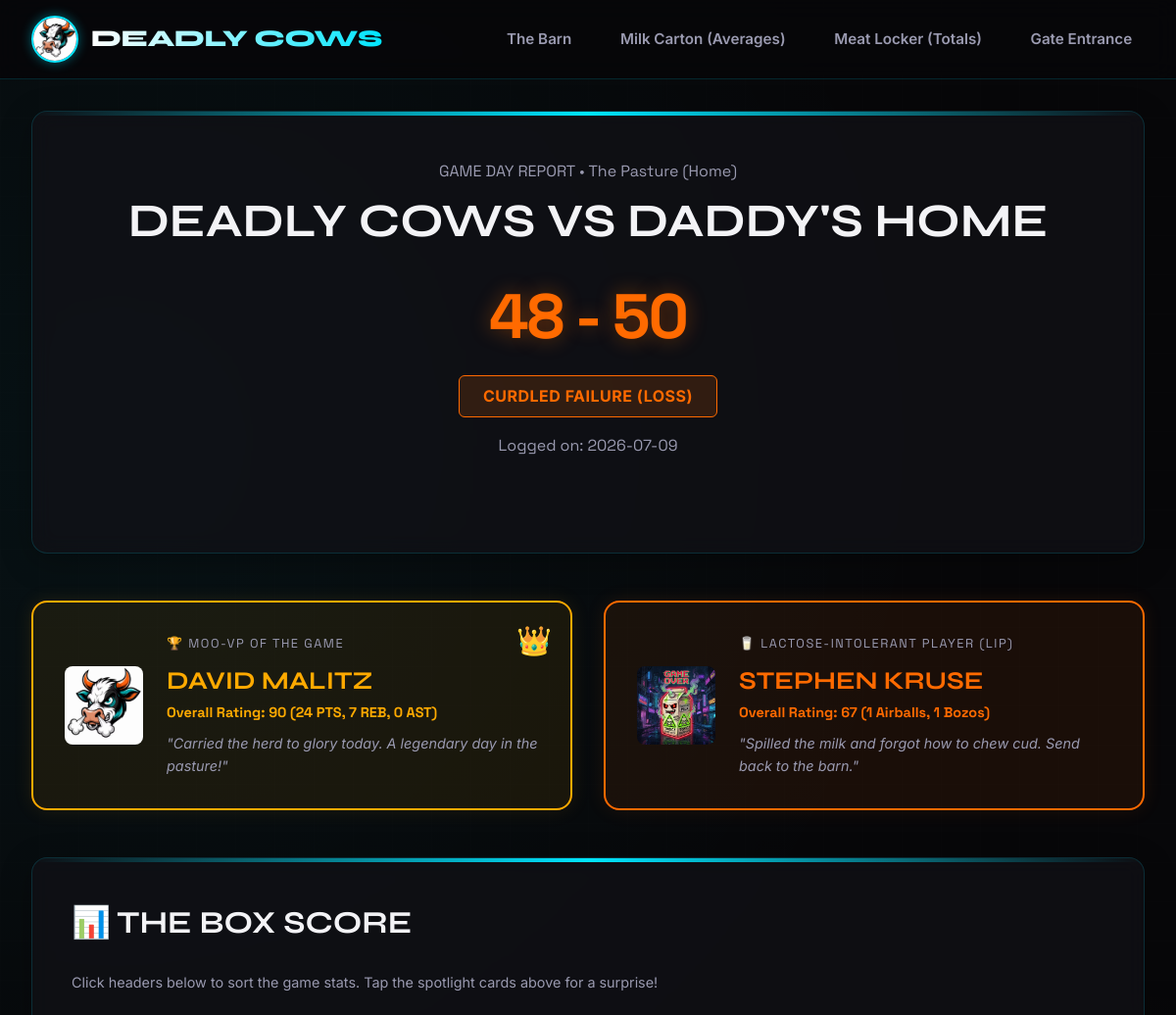
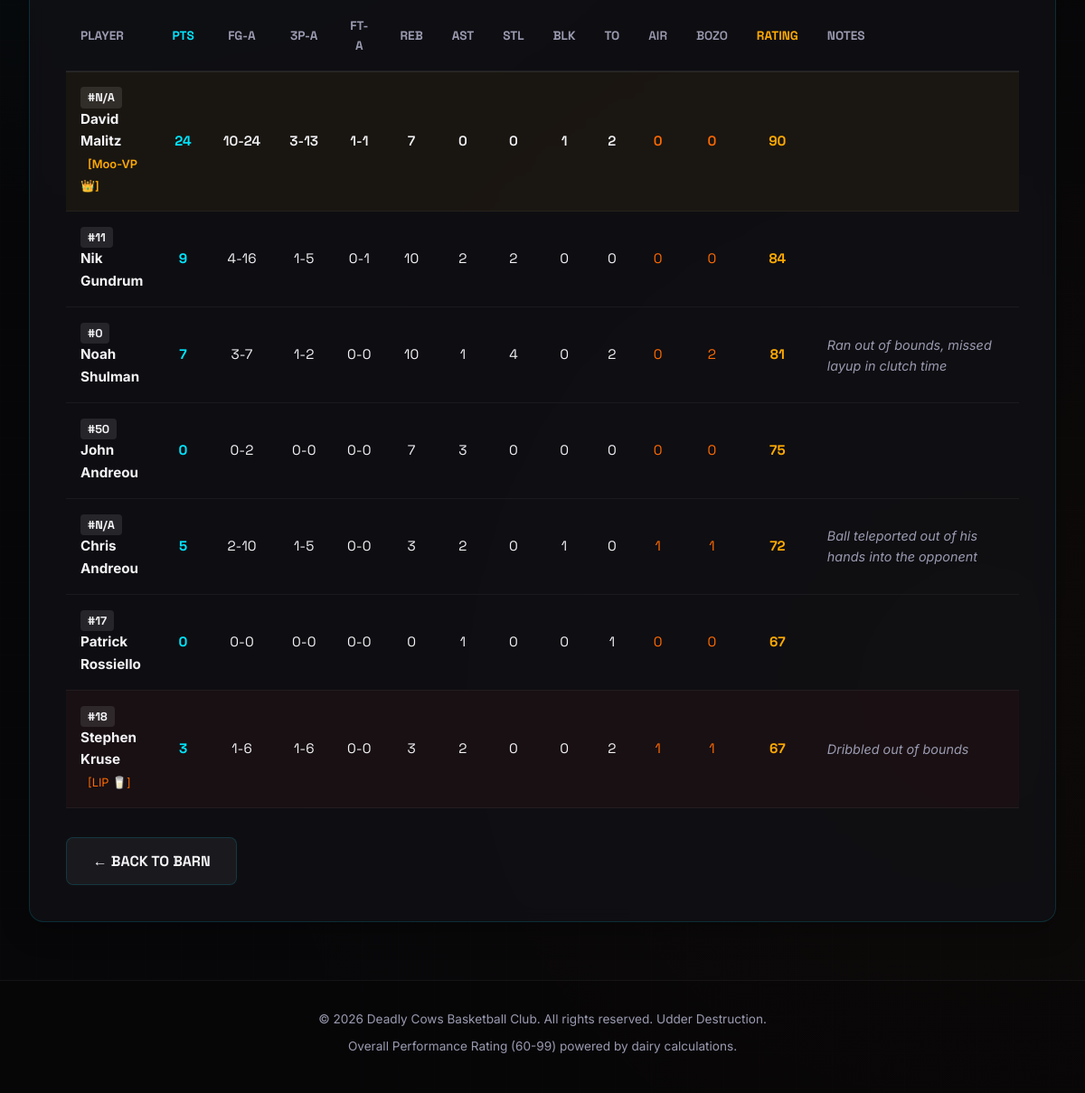
The page /game/2 on the database its author committed (2 pictures, top to bottom).
### tables this page shows
CREATE TABLE games (
    id INTEGER PRIMARY KEY AUTOINCREMENT,
    opponent TEXT NOT NULL,
    date TEXT NOT NULL,
    cows_score INTEGER NOT NULL,
    opponent_score INTEGER NOT NULL,
    outcome TEXT NOT NULL, -- 'W' or 'L'
    location TEXT NOT NULL DEFAULT 'The Pasture (Home)'
);

CREATE TABLE players (
    id INTEGER PRIMARY KEY AUTOINCREMENT,
    name TEXT NOT NULL,
    jersey_number TEXT NOT NULL,
    nickname TEXT NOT NULL
);

CREATE TABLE stats (
    id INTEGER PRIMARY KEY AUTOINCREMENT,
    player_id INTEGER NOT NULL,
    game_id INTEGER NOT NULL,
    points INTEGER NOT NULL DEFAULT 0,
    rebounds INTEGER NOT NULL DEFAULT 0,
    assists INTEGER NOT NULL DEFAULT 0,
    steals INTEGER NOT NULL DEFAULT 0,
    blocks INTEGER NOT NULL DEFAULT 0,
    turnovers INTEGER NOT NULL DEFAULT 0,
    airballs INTEGER NOT NULL DEFAULT 0,
    bozo_moments INTEGER NOT NULL DEFAULT 0,
    fg INTEGER NOT NULL DEFAULT 0,
    fga INTEGER NOT NULL DEFAULT 0,
    ft INTEGER NOT NULL DEFAULT 0,
    fta INTEGER NOT NULL DEFAULT 0,
    three_pt INTEGER NOT NULL DEFAULT 0,
    three_pta INTEGER NOT NULL DEFAULT 0,
    rating INTEGER NOT NULL DEFAULT 60, -- Overall Performance Rating (60-99)
    notes TEXT NOT NULL DEFAULT '', -- Game notes for the player
    FOREIGN KEY(player_id) REFERENCES players(id) ON DELETE CASCADE,
    FOREIGN KEY(game_id) REFERENCES games(id) ON DELETE CASCADE,
    UNIQUE(player_id, game_id)
);

### app.py (the view)
@app.route('/game/<int:game_id>')
def game_detail(game_id):
    game = database.get_game(game_id)
    if not game:
        flash("That game went out to pasture. (Not found)", "danger")
        return redirect(url_for('index'))
    stats, moo_vp, lip = database.get_game_stats(game_id)
    return render_template(
        'game.html',
        game=game,
        stats=stats,
        moo_vp=moo_vp,
        lip=lip
    )

### app.py (called while the page is built)
def is_admin():
    return session.get('logged_in') == True

@app.context_processor
def inject_globals():
    return dict(is_admin=is_admin)

### database.py (called while the page is built)
def get_db_connection():
    conn = sqlite3.connect(DB_PATH)
    conn.execute("PRAGMA foreign_keys = ON;")
    conn.row_factory = sqlite3.Row
    return conn

def get_game(game_id):
    conn = get_db_connection()
    game = conn.execute('SELECT * FROM games WHERE id = ?', (game_id,)).fetchone()
    conn.close()
    return game

def get_game_stats(game_id):
    conn = get_db_connection()
    stats = conn.execute('''
        SELECT s.*, p.name, p.jersey_number, p.nickname
        FROM stats s
        JOIN players p ON s.player_id = p.id
        WHERE s.game_id = ?
    ''', (game_id,)).fetchall()
    conn.close()
    stats_list = []
    for s in stats:
        stats_list.append(dict(s))
    if not stats_list:
        return [], None, None
    stats_list = sorted(stats_list, key=lambda x: (x['rating'], -x['turnovers'] - x['airballs'] - x['bozo_moments']), reverse=True)
    moo_vp = stats_list[0]
    sorted_lip = sorted(stats_list, key=lambda x: (x['rating'], -x['turnovers'] - x['airballs'] - x['bozo_moments']))
    lip = sorted_lip[0]
    return stats_list, moo_vp, lip

### templates/game.html (shortened to what this page needs)
{% extends 'layout.html' %}
{% block content %}
<section class="glass-panel" style="padding: 3rem 2rem; margin-bottom: 3rem;">
    <div class="game-header-banner">
        <div class="game-header-meta">GAME DAY REPORT &bull; {{ game.location }}</div>
        <h1 class="game-header-opponent">Deadly Cows vs {{ game.opponent }}</h1>
        <div class="game-header-score">
            <span class="{{ 'score-win' if game.outcome.upper() == 'W' else 'score-loss' }}">
                {{ game.cows_score }} - {{ game.opponent_score }}
            </span>
        </div>
        <div class="game-card-outcome outcome-{{ game.outcome | lower }}" style="display: inline-block; font-size: 1rem; padding: 0.5rem 1.5rem;">
            {{ 'UDDER VICTORY (WIN)' if game.outcome.upper() == 'W' else 'CURDLED FAILURE (LOSS)' }}
        </div>
        <div style="margin-top: 1rem; font-family: var(--font-mono); color: var(--text-secondary);">
            Logged on: {{ game.date }}
        </div>
    </div>
</section>
<section class="spotlight-grid">
    {% if moo_vp %}
    <div class="spotlight-card spotlight-mvp">
        <img class="spotlight-image" src="{{ url_for('static', filename='images/logo.png') }}" alt="Moo-VP Crown Logo">
        <div class="spotlight-info">
            <div class="spotlight-award-name">🏆 Moo-VP of the Game</div>
            <h3>{{ moo_vp.name }}</h3>
            <p style="font-family: var(--font-mono); font-size: 0.9rem; color: var(--neon-gold); font-weight: 700; margin-bottom: 0.5rem;">
                Overall Rating: {{ moo_vp.rating }} ({{ moo_vp.points }} PTS, {{ moo_vp.rebounds }} REB, {{ moo_vp.assists }} AST)
            </p>
            <p class="spotlight-quote">
                {% if moo_vp.name == 'LeBeef James' %}
                    "Chewed cud, took names, and grilled the opposition."
                {% elif moo_vp.name == 'Michael Moo-Jordan' %}
                    "Broke gravity. Flew over the moon for some slam dunks."
                {% elif moo_vp.name == 'Stephen Cud Curry' %}
                    "Cooked with hot butter. Splashed triples from another zip code."
                {% elif moo_vp.name == "Shaquille O'Veal" %}
                    "Shattered backboards and ate grass. Pure physical bovine dominance."
                {% elif moo_vp.name == 'Dennis Rod-man-ure' %}
                    "Grass-cleaning defensive force. Vaccumed the boards completely."
                {% else %}
                    "Carried the herd to glory today. A legendary day in the pasture!"
                {% endif %}
            </p>
        </div>
    </div>
    {% endif %}
    {% if lip %}
    <div class="spotlight-card spotlight-lvp">
        <img class="spotlight-image" src="{{ url_for('static', filename='images/lip_milk.png') }}" alt="Lactose Intolerant Milk Carton">
        <div class="spotlight-info">
            <div class="spotlight-award-name">🥛 Lactose-Intolerant Player (LIP)</div>
            <h3>{{ lip.name }}</h3>
            <p style="font-family: var(--font-mono); font-size: 0.9rem; color: var(--neon-red); font-weight: 700; margin-bottom: 0.5rem;">
                Overall Rating: {{ lip.rating }} ({{ lip.airballs }} Airballs, {{ lip.bozo_moments }} Bozos)
            </p>
            <p class="spotlight-quote">
                {% if lip.name == 'LeBeef James' %}
                    "Stepped in manure. Too busy complaining to the farmer."
                {% elif lip.name == 'Michael Moo-Jordan' %}
                    "Got his hoof stuck in a fence. Uncharacteristic slip-up."
                {% elif lip.name == 'Stephen Cud Curry' %}
                    "Ran out of milk. CURDLED under pressure."
                {% elif lip.name == "Shaquille O'Veal" %}
                    "Fouled out trying to eat the basketball. Milk level: Extremely Spilled."
                {% elif lip.name == 'Dennis Rod-man-ure' %}
                    "Tried to headbutt the mascot and got distracted by some clover."
                {% else %}
                    "Spilled the milk and forgot how to chew cud. Send back to the barn."
                {% endif %}
            </p>
        </div>
    </div>
    {% endif %}
</section>
<section class="glass-panel">
    <h2 class="glass-panel-title">📊 The Box Score</h2>
    <p style="color: var(--text-secondary); font-size: 0.9rem; margin-bottom: 1.5rem;">
        Click headers below to sort the game stats. Tap the spotlight cards above for a surprise!
    </p>
    {% if stats %}
        <div class="table-wrapper">
            <table class="stats-table box-score-table">
                <thead>
                    <tr>
                        <th class="sortable">Player</th>
                        <th class="sortable" style="text-align: center; color: var(--neon-green);">PTS</th>
                        <th class="sortable" style="text-align: center;">FG-A</th>
                        <th class="sortable" style="text-align: center;">3P-A</th>
                        <th class="sortable" style="text-align: center;">FT-A</th>
                        <th class="sortable" style="text-align: center;">REB</th>
                        <th class="sortable" style="text-align: center;">AST</th>
                        <th class="sortable" style="text-align: center;">STL</th>
                        <th class="sortable" style="text-align: center;">BLK</th>
                        <th class="sortable" style="text-align: center;">TO</th>
                        <th class="sortable text-bad" style="text-align: center;">AIR</th>
                        <th class="sortable text-bad" style="text-align: center;">BOZO</th>
                        <th class="sortable" style="text-align: center; color: var(--neon-gold);">Rating</th>
                        <th style="text-align: left; width: 30%;">Notes</th>
                    </tr>
                </thead>
                <tbody>
                    {% for p in stats %}
                        <tr {% if moo_vp and p.player_id == moo_vp.player_id %}style="background: rgba(255, 170, 0, 0.05); font-weight: 600;"{% endif %}
                            {% if lip and p.player_id == lip.player_id %}style="background: rgba(255, 51, 51, 0.04);"{% endif %}>
                            <td>
                                <span class="jersey-badge">#{{ p.jersey_number }}</span>
                                <strong>{{ p.name }}</strong>
                                {% if moo_vp and p.player_id == moo_vp.player_id %}
                                    <span style="color: var(--neon-gold); font-size: 0.8rem; margin-left: 0.5rem;">[Moo-VP 👑]</span>
                                {% endif %}
                                {% if lip and p.player_id == lip.player_id %}
                                    <span style="color: var(--neon-red); font-size: 0.8rem; margin-left: 0.5rem;">[LIP 🥛]</span>
                                {% endif %}
                            </td>
                            <td data-label="PTS" style="text-align: center; font-family: var(--font-mono); color: var(--neon-green); font-weight: 700;">{{ p.points }}</td>
                            <td data-label="FG-A" style="text-align: center; font-family: var(--font-mono);">{{ p.fg }}-{{ p.fga }}</td>
                            <td data-label="3P-A" style="text-align: center; font-family: var(--font-mono);">{{ p.three_pt }}-{{ p.three_pta }}</td>
                            <td data-label="FT-A" style="text-align: center; font-family: var(--font-mono);">{{ p.ft }}-{{ p.fta }}</td>
                            <td data-label="REB" style="text-align: center; font-family: var(--font-mono);">{{ p.rebounds }}</td>
                            <td data-label="AST" style="text-align: center; font-family: var(--font-mono);">{{ p.assists }}</td>
                            <td data-label="STL" style="text-align: center; font-family: var(--font-mono);">{{ p.steals }}</td>
                            <td data-label="BLK" style="text-align: center; font-family: var(--font-mono);">{{ p.blocks }}</td>
                            <td data-label="TO" style="text-align: center; font-family: var(--font-mono);">{{ p.turnovers }}</td>
                            <td data-label="AIR" style="text-align: center; font-family: var(--font-mono); color: var(--neon-red);">{{ p.airballs }}</td>
                            <td data-label="BOZO" style="text-align: center; font-family: var(--font-mono); color: var(--neon-red);">{{ p.bozo_moments }}</td>
                            <td data-label="Rating" style="text-align: center; font-family: var(--font-mono); font-weight: 700; color: var(--neon-gold);">{{ p.rating }}</td>
                            <td class="notes-cell" style="text-align: left; font-size: 0.9rem; color: var(--text-secondary); font-style: italic;">{{ p.notes }}</td>
                        </tr>
                    {% endfor %}
                </tbody>
            </table>
        </div>
    {% else %}
        <p style="color: var(--text-secondary); text-align: center; padding: 2rem;">No player stats were recorded for this match.</p>
    {% endif %}
    <div style="margin-top: 2rem; display: flex; gap: 1rem;">
        <a href="{{ url_for('index') }}" class="btn btn-secondary">&larr; Back to Barn</a>
    </div>
</section>
{% endblock %}

### rows shown on the page
games: location "The Pasture (Home)", opponent "DADDY'S HOME", cows_score "48", opponent_score "50", outcome "CURDLED FAILURE (LOSS)", date "2026-07-09"
players: name "DAVID MALITZ"
stats: rating "90", points "24", rebounds "7", assists "0", jersey_number "N/A", name "David Malitz", shows "[Moo-VP 👑]", fg "10", fga "24", three_pt "3", three_pta "13", ft "1", fta "1", steals "0", blocks "1", turnovers "2", airballs "0", bozo_moments "0"
players: name "STEPHEN KRUSE"
stats: rating "67", airballs "1", bozo_moments "1", jersey_number "18", name "Stephen Kruse", shows "[LIP 🥛]", points "3", fg "1", fga "6", three_pt "1", three_pta "6", ft "0", fta "0", rebounds "3", assists "2", steals "0", blocks "0", turnovers "2", notes "Dribbled out of bounds"
stats: jersey_number "11", name "Nik Gundrum", points "9", fg "4", fga "16", three_pt "1", three_pta "5", ft "0", fta "1", rebounds "10", assists "2", steals "2", blocks "0", turnovers "0", airballs "0", bozo_moments "0", rating "84"
stats: jersey_number "0", name "Noah Shulman", points "7", fg "3", fga "7", three_pt "1", three_pta "2", ft "0", fta "0", rebounds "10", assists "1", steals "4", blocks "0", turnovers "2", airballs "0", bozo_moments "2", rating "81", notes "Ran out of bounds, missed layup in clutch time"
stats: jersey_number "50", name "John Andreou", points "0", fg "0", fga "2", three_pt "0", three_pta "0", ft "0", fta "0", rebounds "7", assists "3", steals "0", blocks "0", turnovers "0", airballs "0", bozo_moments "0", rating "75"
stats: jersey_number "N/A", name "Chris Andreou", points "5", fg "2", fga "10", three_pt "1", three_pta "5", ft "0", fta "0", rebounds "3", assists "2", steals "0", blocks "1", turnovers "0", airballs "1", bozo_moments "1", rating "72", notes "Ball teleported out of his hands into the opponent"
stats: jersey_number "17", name "Patrick Rossiello", points "0", fg "0", fga "0", three_pt "0", three_pta "0", ft "0", fta "0", rebounds "0", assists "1", steals "0", blocks "0", turnovers "1", airballs "0", bozo_moments "0", rating "67"
